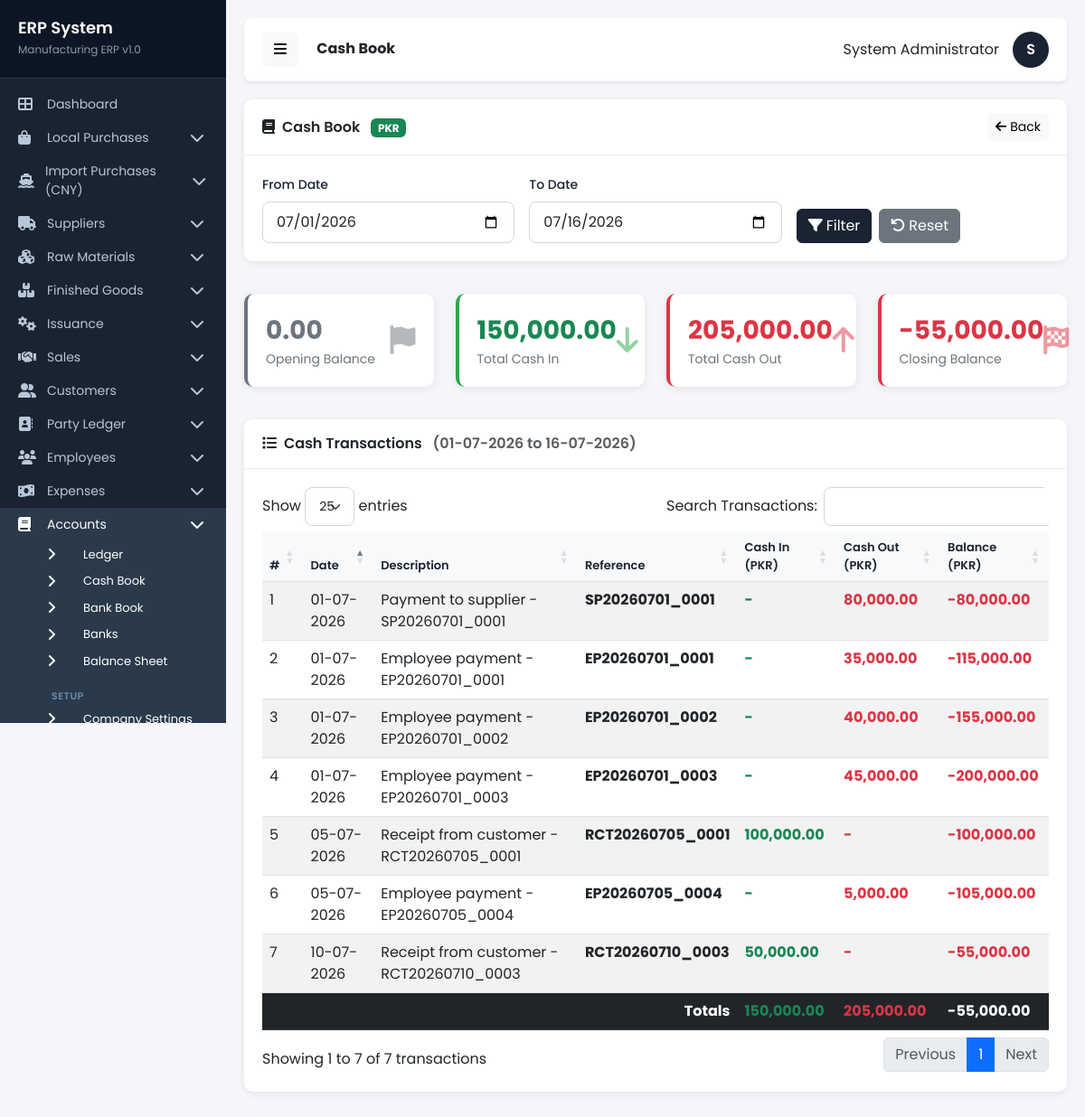
The page /pages/cashbook.php (signed in) on the database its author committed.
### tables this page shows
CREATE TABLE `supplier_payments` (
  `id` int(11) NOT NULL,
  `payment_no` varchar(50) NOT NULL,
  `supplier_id` int(11) NOT NULL,
  `payment_date` date DEFAULT NULL,
  `amount` decimal(18,2) NOT NULL,
  `payment_type` enum('cash','bank_transfer','cheque','online') DEFAULT 'cash',
  `reference_no` varchar(50) DEFAULT NULL,
  `bank_name` varchar(100) DEFAULT NULL,
  `cheque_no` varchar(50) DEFAULT NULL,
  `notes` text DEFAULT NULL,
  `status` enum('pending','completed','cancelled') DEFAULT 'pending',
  `date_time` datetime DEFAULT NULL
);

CREATE TABLE `employee_payments` (
  `id` int(11) NOT NULL,
  `payment_no` varchar(50) NOT NULL,
  `employee_id` int(11) NOT NULL,
  `payment_date` date DEFAULT NULL,
  `amount` decimal(18,2) NOT NULL,
  `month_year` varchar(20) DEFAULT NULL,
  `payment_type` enum('salary','advance','bonus','other') DEFAULT 'salary',
  `notes` text DEFAULT NULL,
  `date_time` datetime DEFAULT NULL
);

CREATE TABLE `customer_receipts` (
  `id` int(11) NOT NULL,
  `sale_id` int(11) NOT NULL,
  `customer_id` int(11) NOT NULL,
  `receipt_no` varchar(50) NOT NULL,
  `amount` decimal(18,2) NOT NULL,
  `payment_method` varchar(50) DEFAULT NULL,
  `reference` varchar(255) DEFAULT NULL,
  `payment_date` date DEFAULT NULL,
  `notes` text DEFAULT NULL,
  `date_time` datetime DEFAULT NULL
);

### includes/database.php (called while the page is built, shortened)
<?php
$db = new mysqli(DB_HOST, DB_USER, DB_PASS, DB_NAME);
$db->set_charset("utf8");
function executePrepared($sql, $types = '', $params = []) {
    global $db;
    $stmt = $db->prepare($sql);
    if (!empty($types) && !empty($params)) {
        $stmt->bind_param($types, ...$params);
    }
    $stmt->execute();
    return $stmt;
}
function getRow($sql, $types = '', $params = []) {
    $stmt = executePrepared($sql, $types, $params);
    $result = $stmt->get_result();
    $row = $result->fetch_assoc();
    return $row;
}
function getRows($sql, $types = '', $params = []) {
    $stmt = executePrepared($sql, $types, $params);
    $result = $stmt->get_result();
    $rows = [];
    while ($row = $result->fetch_assoc()) {
        $rows[] = $row;
    }
    return $rows;
}
function formatCurrency($amount) {
    return number_format($amount, 2);
}
?>

### pages/cashbook.php (the view, shortened to what this page needs)
<?php
require_once '../includes/database.php';
$from_date = isset($_GET['from_date']) ? $_GET['from_date'] : date('Y-m-01');
$to_date = isset($_GET['to_date']) ? $_GET['to_date'] : date('Y-m-d');
$allTransactions = [];
if (!empty($from_date) && !empty($to_date)) {
    $cashInSql = "SELECT cr.payment_date as txn_date, CONCAT('Receipt from customer - ', cr.receipt_no) as description, cr.receipt_no as reference, cr.amount as cash_in, 0 as cash_out
        FROM customer_receipts cr
        WHERE cr.payment_method = 'cash' AND cr.payment_date >= ? AND cr.payment_date <= ?";
    $cashInRows = getRows($cashInSql, 'ss', [$from_date, $to_date]);
    $cashOutSupplierSql = "SELECT sp.payment_date as txn_date, CONCAT('Payment to supplier - ', sp.payment_no) as description, sp.payment_no as reference, 0 as cash_in, sp.amount as cash_out
        FROM supplier_payments sp
        WHERE sp.payment_type = 'cash' AND sp.payment_date >= ? AND sp.payment_date <= ?";
    $cashOutSupplierRows = getRows($cashOutSupplierSql, 'ss', [$from_date, $to_date]);
    $cashOutExpenseSql = "SELECT e.expense_date as txn_date, CONCAT('Expense - ', e.category, ' - ', e.expense_no) as description, e.expense_no as reference, 0 as cash_in, e.amount as cash_out
        FROM expenses e
        WHERE e.status = 'active' AND e.expense_date >= ? AND e.expense_date <= ?";
    $cashOutExpenseRows = getRows($cashOutExpenseSql, 'ss', [$from_date, $to_date]);
    $cashOutEmpSql = "SELECT ep.payment_date as txn_date, CONCAT('Employee payment - ', ep.payment_no) as description, ep.payment_no as reference, 0 as cash_in, ep.amount as cash_out
        FROM employee_payments ep
        WHERE ep.payment_date >= ? AND ep.payment_date <= ?";
    $cashOutEmpRows = getRows($cashOutEmpSql, 'ss', [$from_date, $to_date]);
    $partyReceivedSql = "SELECT pt.transaction_date as txn_date, CONCAT('Received from party - ', pt.transaction_no, ' - ', p.party_name) as description, pt.transaction_no as reference, pt.amount as cash_in, 0 as cash_out
        FROM party_transactions pt
        JOIN parties p ON pt.party_id = p.id
        WHERE pt.type = 'received' AND pt.payment_method = 'cash' AND pt.transaction_date >= ? AND pt.transaction_date <= ?";
    $partyReceivedRows = getRows($partyReceivedSql, 'ss', [$from_date, $to_date]);
    $partyPaidSql = "SELECT pt.transaction_date as txn_date, CONCAT('Paid to party - ', pt.transaction_no, ' - ', p.party_name) as description, pt.transaction_no as reference, 0 as cash_in, pt.amount as cash_out
        FROM party_transactions pt
        JOIN parties p ON pt.party_id = p.id
        WHERE pt.type = 'paid' AND pt.payment_method = 'cash' AND pt.transaction_date >= ? AND pt.transaction_date <= ?";
    $partyPaidRows = getRows($partyPaidSql, 'ss', [$from_date, $to_date]);
    $allTransactions = array_merge($cashInRows, $cashOutSupplierRows, $cashOutExpenseRows, $cashOutEmpRows, $partyReceivedRows, $partyPaidRows);
    usort($allTransactions, function($a, $b) {
        return strcmp($a['txn_date'], $b['txn_date']);
    });
}
$totalCashIn = 0;
$totalCashOut = 0;
foreach ($allTransactions as $txn) {
    $totalCashIn += (float)$txn['cash_in'];
    $totalCashOut += (float)$txn['cash_out'];
}
$preFromSql = "SELECT
    COALESCE(SUM(cr.amount), 0) as total_in
    FROM customer_receipts cr
    WHERE cr.payment_method = 'cash' AND cr.payment_date < ?";
$preFromRow = getRow($preFromSql, 's', [$from_date]);
$totalCashInBefore = $preFromRow ? (float)$preFromRow['total_in'] : 0;
$preFromOutSupplier = "SELECT COALESCE(SUM(sp.amount), 0) as total_out
    FROM supplier_payments sp
    WHERE sp.payment_type = 'cash' AND sp.payment_date < ?";
$preFromOutSupplierRow = getRow($preFromOutSupplier, 's', [$from_date]);
$totalOutSupplierBefore = $preFromOutSupplierRow ? (float)$preFromOutSupplierRow['total_out'] : 0;
$preFromOutExpense = "SELECT COALESCE(SUM(e.amount), 0) as total_out
    FROM expenses e
    WHERE e.status = 'active' AND e.expense_date < ?";
$preFromOutExpenseRow = getRow($preFromOutExpense, 's', [$from_date]);
$totalOutExpenseBefore = $preFromOutExpenseRow ? (float)$preFromOutExpenseRow['total_out'] : 0;
$preFromOutEmp = "SELECT COALESCE(SUM(ep.amount), 0) as total_out
    FROM employee_payments ep
    WHERE ep.payment_date < ?";
$preFromOutEmpRow = getRow($preFromOutEmp, 's', [$from_date]);
$totalOutEmpBefore = $preFromOutEmpRow ? (float)$preFromOutEmpRow['total_out'] : 0;
$prePartyReceived = "SELECT COALESCE(SUM(pt.amount), 0) as total_in
    FROM party_transactions pt
    WHERE pt.type = 'received' AND pt.payment_method = 'cash' AND pt.transaction_date < ?";
$prePartyReceivedRow = getRow($prePartyReceived, 's', [$from_date]);
$totalPartyReceivedBefore = $prePartyReceivedRow ? (float)$prePartyReceivedRow['total_in'] : 0;
$prePartyPaid = "SELECT COALESCE(SUM(pt.amount), 0) as total_out
    FROM party_transactions pt
    WHERE pt.type = 'paid' AND pt.payment_method = 'cash' AND pt.transaction_date < ?";
$prePartyPaidRow = getRow($prePartyPaid, 's', [$from_date]);
$totalPartyPaidBefore = $prePartyPaidRow ? (float)$prePartyPaidRow['total_out'] : 0;
$openingBalance = $totalCashInBefore - $totalOutSupplierBefore - $totalOutExpenseBefore - $totalOutEmpBefore + $totalPartyReceivedBefore - $totalPartyPaidBefore;
$closingBalance = $openingBalance + $totalCashIn - $totalCashOut;
include '../includes/header.php';
include '../includes/sidebar.php';
?>
<div class="row mb-3">
    <div class="col-12">
        <div class="card">
            <div class="card-header d-flex justify-content-between align-items-center">
                <span><i class="fas fa-book me-2"></i>Cash Book
                <span class="ms-2 badge bg-success">PKR</span></span>
                <a href="../index.php" class="btn btn-light btn-sm"><i class="fas fa-arrow-left me-1"></i>Back</a>
            </div>
            <div class="card-body">
                <form method="GET" class="row g-3 mb-0">
                    <div class="col-md-4">
                        <label class="form-label">From Date</label>
                        <input type="date" class="form-control" name="from_date" value="<?php echo htmlspecialchars($from_date); ?>">
                    </div>
                    <div class="col-md-4">
                        <label class="form-label">To Date</label>
                        <input type="date" class="form-control" name="to_date" value="<?php echo htmlspecialchars($to_date); ?>">
                    </div>
                    <div class="col-md-4 d-flex align-items-end gap-2">
                        <button type="submit" class="btn btn-primary"><i class="fas fa-filter me-1"></i>Filter</button>
                        <a href="cashbook.php" class="btn btn-secondary"><i class="fas fa-undo me-1"></i>Reset</a>
                    </div>
                </form>
            </div>
        </div>
    </div>
</div>
<div class="row mb-3">
    <div class="col-md-3">
        <div class="stat-card" style="border-left-color: #6c757d;">
            <div class="d-flex justify-content-between align-items-center">
                <div>
                    <div class="stat-number" style="color: #6c757d;"><?php echo formatCurrency($openingBalance); ?></div>
                    <div class="stat-label">Opening Balance</div>
                </div>
                <div class="stat-icon" style="color: #6c757d;">
                    <i class="fas fa-flag"></i>
                </div>
            </div>
        </div>
    </div>
    <div class="col-md-3">
        <div class="stat-card" style="border-left-color: #28a745;">
            <div class="d-flex justify-content-between align-items-center">
                <div>
                    <div class="stat-number text-success"><?php echo formatCurrency($totalCashIn); ?></div>
                    <div class="stat-label">Total Cash In</div>
                </div>
                <div class="stat-icon" style="color: #28a745;">
                    <i class="fas fa-arrow-down"></i>
                </div>
            </div>
        </div>
    </div>
    <div class="col-md-3">
        <div class="stat-card" style="border-left-color: #dc3545;">
            <div class="d-flex justify-content-between align-items-center">
                <div>
                    <div class="stat-number text-danger"><?php echo formatCurrency($totalCashOut); ?></div>
                    <div class="stat-label">Total Cash Out</div>
                </div>
                <div class="stat-icon" style="color: #dc3545;">
                    <i class="fas fa-arrow-up"></i>
                </div>
            </div>
        </div>
    </div>
    <div class="col-md-3">
        <div class="stat-card" style="border-left-color: <?php echo $closingBalance >= 0 ? '#1a2332' : '#dc3545'; ?>;">
            <div class="d-flex justify-content-between align-items-center">
                <div>
                    <div class="stat-number <?php echo $closingBalance >= 0 ? '' : 'text-danger'; ?>"><?php echo formatCurrency($closingBalance); ?></div>
                    <div class="stat-label">Closing Balance</div>
                </div>
                <div class="stat-icon" style="color: <?php echo $closingBalance >= 0 ? '#1a2332' : '#dc3545'; ?>;">
                    <i class="fas fa-flag-checkered"></i>
                </div>
            </div>
        </div>
    </div>
</div>
<div class="row">
    <div class="col-12">
        <div class="card">
            <div class="card-header d-flex justify-content-between align-items-center">
                <span><i class="fas fa-list me-2"></i>Cash Transactions
                <span class="ms-2 text-muted">(<?php echo date('d-m-Y', strtotime($from_date)); ?> to <?php echo date('d-m-Y', strtotime($to_date)); ?>)</span></span>
            </div>
            <div class="card-body">
                <div class="table-responsive">
                    <table class="table table-striped table-hover" id="cashbookTable">
                        <thead>
                            <tr>
                                <th>#</th>
                                <th>Date</th>
                                <th>Description</th>
                                <th>Reference</th>
                                <th>Cash In (PKR)</th>
                                <th>Cash Out (PKR)</th>
                                <th>Balance (PKR)</th>
                            </tr>
                        </thead>
                        <tbody>
                            <?php if (count($allTransactions) > 0): ?>
                                <?php $counter = 1; ?>
                                <?php $runningBalance = $openingBalance; ?>
                                <?php foreach ($allTransactions as $txn): ?>
                                    <?php
                                        $runningBalance += (float)$txn['cash_in'] - (float)$txn['cash_out'];
                                    ?>
                                    <tr>
                                        <td><?php echo $counter++; ?></td>
                                        <td><?php echo date('d-m-Y', strtotime($txn['txn_date'])); ?></td>
                                        <td><?php echo htmlspecialchars($txn['description']); ?></td>
                                        <td><strong><?php echo htmlspecialchars($txn['reference']); ?></strong></td>
                                        <td class="text-success fw-bold">
                                            <?php echo $txn['cash_in'] > 0 ? formatCurrency($txn['cash_in']) : '-'; ?>
                                        </td>
                                        <td class="text-danger fw-bold">
                                            <?php echo $txn['cash_out'] > 0 ? formatCurrency($txn['cash_out']) : '-'; ?>
                                        </td>
                                        <td class="fw-bold <?php echo $runningBalance >= 0 ? 'text-dark' : 'text-danger'; ?>">
                                            <?php echo formatCurrency($runningBalance); ?>
                                        </td>
                                    </tr>
                                <?php endforeach; ?>
                            <?php endif; ?>
                        </tbody>
                        <tfoot>
                            <tr class="table-dark">
                                <td colspan="4" class="text-end"><strong>Totals</strong></td>
                                <td class="text-success fw-bold"><?php echo formatCurrency($totalCashIn); ?></td>
                                <td class="text-danger fw-bold"><?php echo formatCurrency($totalCashOut); ?></td>
                                <td class="fw-bold"><?php echo formatCurrency($closingBalance); ?></td>
                            </tr>
                        </tfoot>
                    </table>
                </div>
            </div>
        </div>
    </div>
</div>
<link rel="stylesheet" href="https://cdn.datatables.net/1.13.4/css/dataTables.bootstrap5.min.css">
<?php
include '../includes/footer.php';
?>

### includes/header.php (style rules this page uses)
* { font-family: 'Poppins', sans-serif; }
body { background-color: #f4f6f9; margin: 0; padding: 0; }
.card { border: none; border-radius: 10px; box-shadow: 0 2px 10px rgba(0,0,0,0.08); margin-bottom: 20px; }
.card-header { background: #fff; border-bottom: 1px solid #e8eaed; padding: 15px 20px; font-weight: 600; border-radius: 10px 10px 0 0 !important; }
.card-body { padding: 20px; }
.btn-primary { background: #1a2332; border-color: #1a2332; }
.table-responsive { border-radius: 8px; }
.table th { background: #f8f9fa; font-weight: 600; font-size: 13px; color: #1a2332; }
.stat-card { background: #fff; padding: 20px; border-radius: 10px; box-shadow: 0 2px 10px rgba(0,0,0,0.08); margin-bottom: 20px; border-left: 4px solid #1a2332; }
.stat-card .stat-icon { font-size: 32px; color: #1a2332; opacity: 0.5; }
.stat-card .stat-number { font-size: 28px; font-weight: 700; color: #1a2332; }
.stat-card .stat-label { font-size: 14px; color: #6c757d; }
.form-label { font-weight: 500; font-size: 14px; color: #1a2332; }
.form-control, .form-select { border-radius: 8px; border: 1px solid #d1d5db; padding: 10px 15px; }

### rows shown on the page
supplier_payments: payment_date "01-07-2026", description "Payment to supplier - SP20260701_0001", payment_no "SP20260701_0001", amount "80,000.00", runningBalance "-80,000.00"
employee_payments: payment_date "01-07-2026", description "Employee payment - EP20260701_0001", payment_no "EP20260701_0001", amount "35,000.00", runningBalance "-115,000.00"
employee_payments: payment_date "01-07-2026", description "Employee payment - EP20260701_0002", payment_no "EP20260701_0002", amount "40,000.00", runningBalance "-155,000.00"
employee_payments: payment_date "01-07-2026", description "Employee payment - EP20260701_0003", payment_no "EP20260701_0003", amount "45,000.00", runningBalance "-200,000.00"
customer_receipts: payment_date "05-07-2026", description "Receipt from customer - RCT20260705_0001", receipt_no "RCT20260705_0001", amount "100,000.00", runningBalance "-100,000.00"
employee_payments: payment_date "05-07-2026", description "Employee payment - EP20260705_0004", payment_no "EP20260705_0004", amount "5,000.00", runningBalance "-105,000.00"
customer_receipts: payment_date "10-07-2026", description "Receipt from customer - RCT20260710_0003", receipt_no "RCT20260710_0003", amount "50,000.00", runningBalance "-55,000.00"

### other values the page prints
$pageTitle "Cash Book"
$_SESSION['full_name'] "System Administrator"
substr($_SESSION['full_name'], 0, 1) "S"
formatCurrency($openingBalance) "0.00"
formatCurrency($totalCashIn) "150,000.00"
formatCurrency($totalCashOut) "205,000.00"
formatCurrency($closingBalance) "-55,000.00"
date('d-m-Y', strtotime($from_date)) "01-07-2026"
date('d-m-Y', strtotime($to_date)) "16-07-2026"
